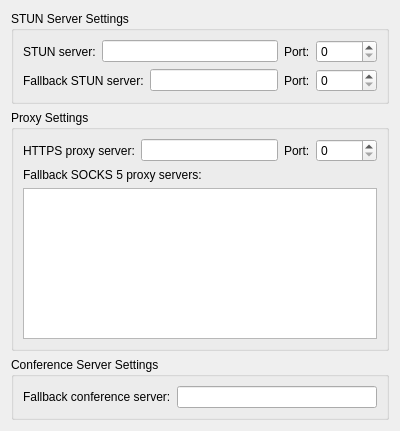
<?xml version="1.0" encoding="UTF-8"?>
<ui version="4.0">
 <class>ProxySettingsWidget</class>
 <widget class="QWidget" name="ProxySettingsWidget">
  <property name="geometry">
   <rect>
    <x>0</x>
    <y>0</y>
    <width>400</width>
    <height>431</height>
   </rect>
  </property>
  <property name="windowTitle">
   <string>Advanced Options</string>
  </property>
  <layout class="QVBoxLayout" name="verticalLayout_4">
   <item>
    <widget class="QGroupBox" name="stunGroupBox">
     <property name="title">
      <string>STUN Server Settings</string>
     </property>
     <layout class="QVBoxLayout" name="verticalLayout">
      <item>
       <layout class="QHBoxLayout" name="horizontalLayout_3">
        <item>
         <widget class="QLabel" name="stunServerLabel">
          <property name="text">
           <string>STUN server:</string>
          </property>
         </widget>
        </item>
        <item>
         <widget class="QLineEdit" name="stunServerLineEdit"/>
        </item>
        <item>
         <widget class="QLabel" name="stunPortLabel">
          <property name="text">
           <string>Port:</string>
          </property>
         </widget>
        </item>
        <item>
         <widget class="QSpinBox" name="stunPortSpinBox">
          <property name="maximum">
           <number>65535</number>
          </property>
         </widget>
        </item>
       </layout>
      </item>
      <item>
       <layout class="QHBoxLayout" name="horizontalLayout_2">
        <item>
         <widget class="QLabel" name="fallbackStunServerLabel">
          <property name="text">
           <string>Fallback STUN server:</string>
          </property>
         </widget>
        </item>
        <item>
         <widget class="QLineEdit" name="fallbackStunServerLineEdit"/>
        </item>
        <item>
         <widget class="QLabel" name="fallbackStunPortLabel">
          <property name="text">
           <string>Port:</string>
          </property>
         </widget>
        </item>
        <item>
         <widget class="QSpinBox" name="fallbackStunPortSpinBox">
          <property name="maximum">
           <number>65535</number>
          </property>
         </widget>
        </item>
       </layout>
      </item>
     </layout>
    </widget>
   </item>
   <item>
    <widget class="QGroupBox" name="proxyGroupBox">
     <property name="title">
      <string>Proxy Settings</string>
     </property>
     <layout class="QVBoxLayout" name="verticalLayout_2">
      <item>
       <layout class="QHBoxLayout" name="horizontalLayout_4">
        <item>
         <widget class="QLabel" name="httpsProxyServerLabel">
          <property name="text">
           <string>HTTPS proxy server:</string>
          </property>
         </widget>
        </item>
        <item>
         <widget class="QLineEdit" name="httpsProxyServerLineEdit"/>
        </item>
        <item>
         <widget class="QLabel" name="httpsProxyPortLabel">
          <property name="text">
           <string>Port:</string>
          </property>
         </widget>
        </item>
        <item>
         <widget class="QSpinBox" name="httpsProxyPortSpinBox">
          <property name="maximum">
           <number>65535</number>
          </property>
         </widget>
        </item>
       </layout>
      </item>
      <item>
       <widget class="QLabel" name="fallbackSocks5ProxiesLabel">
        <property name="text">
         <string>Fallback SOCKS 5 proxy servers:</string>
        </property>
       </widget>
      </item>
      <item>
       <widget class="QTextEdit" name="fallbackSocks5ProxiesTextEdit">
        <property name="html">
         <string>&lt;!DOCTYPE HTML PUBLIC &quot;-//W3C//DTD HTML 4.0//EN&quot; &quot;http://www.w3.org/TR/REC-html40/strict.dtd&quot;&gt;
&lt;html&gt;&lt;head&gt;&lt;meta name=&quot;qrichtext&quot; content=&quot;1&quot; /&gt;&lt;style type=&quot;text/css&quot;&gt;
p, li { white-space: pre-wrap; }
&lt;/style&gt;&lt;/head&gt;&lt;body style=&quot; font-family:'Sans Serif'; font-size:9pt; font-weight:400; font-style:normal;&quot;&gt;
&lt;p style=&quot;-qt-paragraph-type:empty; margin-top:0px; margin-bottom:0px; margin-left:0px; margin-right:0px; -qt-block-indent:0; text-indent:0px;&quot;&gt;&lt;/p&gt;&lt;/body&gt;&lt;/html&gt;</string>
        </property>
        <property name="acceptRichText">
         <bool>false</bool>
        </property>
       </widget>
      </item>
     </layout>
    </widget>
   </item>
   <item>
    <widget class="QGroupBox" name="conferenceGroupBox">
     <property name="title">
      <string>Conference Server Settings</string>
     </property>
     <layout class="QVBoxLayout" name="verticalLayout_3">
      <item>
       <layout class="QHBoxLayout" name="horizontalLayout">
        <item>
         <widget class="QLabel" name="fallbackConferenceServerLabel">
          <property name="text">
           <string>Fallback conference server:</string>
          </property>
         </widget>
        </item>
        <item>
         <widget class="QLineEdit" name="fallbackConferenceServerLineEdit"/>
        </item>
       </layout>
      </item>
     </layout>
    </widget>
   </item>
  </layout>
 </widget>
 <customwidgets>
 </customwidgets>
 <tabstops>
  <tabstop>stunServerLineEdit</tabstop>
  <tabstop>stunPortSpinBox</tabstop>
  <tabstop>fallbackStunServerLineEdit</tabstop>
  <tabstop>fallbackStunPortSpinBox</tabstop>
  <tabstop>httpsProxyServerLineEdit</tabstop>
  <tabstop>httpsProxyPortSpinBox</tabstop>
  <tabstop>fallbackSocks5ProxiesTextEdit</tabstop>
  <tabstop>fallbackConferenceServerLineEdit</tabstop>
 </tabstops>
 <resources/>
 <connections/>
</ui>
